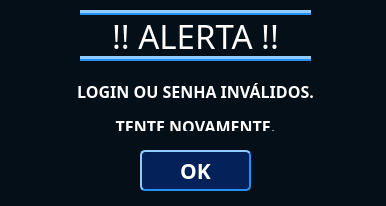
<?xml version="1.0" encoding="UTF-8"?>
<ui version="4.0">
 <class>Form</class>
 <widget class="QWidget" name="Form">
  <property name="geometry">
   <rect>
    <x>0</x>
    <y>0</y>
    <width>386</width>
    <height>206</height>
   </rect>
  </property>
  <property name="windowTitle">
   <string>Form</string>
  </property>
  <property name="styleSheet">
   <string notr="true">background-color:#050F18;
color: #ffffff;</string>
  </property>
  <widget class="QLabel" name="label_alert">
   <property name="geometry">
    <rect>
     <x>80</x>
     <y>10</y>
     <width>231</width>
     <height>51</height>
    </rect>
   </property>
   <property name="font">
    <font>
     <family>MS Gothic</family>
     <pointsize>25</pointsize>
    </font>
   </property>
   <property name="styleSheet">
    <string notr="true">border-width: 5px 0px;
border-style: ridge;
border-color: #2291F2;
box-shadow: 60px -16px teal;</string>
   </property>
   <property name="text">
    <string>!! ALERTA !!</string>
   </property>
   <property name="scaledContents">
    <bool>true</bool>
   </property>
   <property name="alignment">
    <set>Qt::AlignCenter</set>
   </property>
   <property name="wordWrap">
    <bool>false</bool>
   </property>
  </widget>
  <widget class="QLabel" name="label_message">
   <property name="geometry">
    <rect>
     <x>40</x>
     <y>80</y>
     <width>311</width>
     <height>51</height>
    </rect>
   </property>
   <property name="font">
    <font>
     <family>MS Gothic</family>
     <pointsize>12</pointsize>
     <weight>75</weight>
     <bold>true</bold>
    </font>
   </property>
   <property name="text">
    <string>&lt;html&gt;&lt;head/&gt;&lt;body&gt;&lt;p align=&quot;center&quot;&gt;LOGIN OU SENHA INVÁLIDOS.&lt;/p&gt;&lt;p align=&quot;center&quot;&gt;TENTE NOVAMENTE.&lt;/p&gt;&lt;/body&gt;&lt;/html&gt;</string>
   </property>
  </widget>
  <widget class="QPushButton" name="pushButton_confirm">
   <property name="geometry">
    <rect>
     <x>140</x>
     <y>150</y>
     <width>111</width>
     <height>41</height>
    </rect>
   </property>
   <property name="font">
    <font>
     <family>MS Gothic</family>
     <pointsize>16</pointsize>
     <weight>75</weight>
     <bold>true</bold>
    </font>
   </property>
   <property name="styleSheet">
    <string notr="true">QPushButton {
background-color: #052159;
border-width: 2px;
border-style: outset;
border-color: #2291F2;
border-radius: 5px;
}

QPushButton:pressed{
background-color: #0F4ABF;
border-width: 2px;
border-style: outset;
border-color: #2291F2;
border-radius: 5px;
}</string>
   </property>
   <property name="text">
    <string>OK</string>
   </property>
  </widget>
 </widget>
 <resources/>
 <connections/>
</ui>
